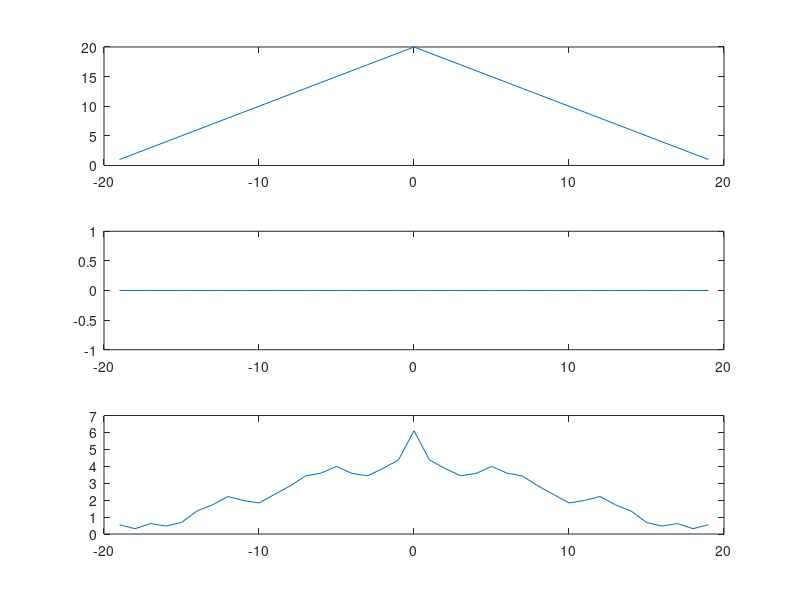

MATLAB code for this plot: (Note: this script raises an error after producing the figure.)
% test.m

% This file is use to test algorithms (functions) of all sort in Matlab
% before an implementation on an another platform. 

%% Test - Autocorrelation matlab's function
clear all
close all
clc
% Constant(s)
number_of_data_input = 20;

% Maximal
x1 = ones(number_of_data_input,1);

% Minimal
x2 = zeros(number_of_data_input,1);

% Nominal
x3 = rand(number_of_data_input,1);

% Test
R1 = xcorr(x1);
R2 = xcorr(x2);
R3 = xcorr(x3);

k = -(number_of_data_input-1):(number_of_data_input-1);

figure()
subplot(3,1,1)
plot(k , R1)
subplot(3,1,2)
plot(k , R2)
subplot(3,1,3)
plot(k , R3)

%% Test - Autocorrelation recoded
clear all
close all
clc
% Constant(s)
number_of_data_input = 20;

% Maximal
x1 = ones(1,number_of_data_input);

% Minimal
x2 = 2*ones(1,number_of_data_input-4);

% Nominal
x3 = rand(1,number_of_data_input);

% Test
R1 = correlate(x1,x1);
R2 = correlate(x2,x2);
R3 = correlate(x3,x3);


figure()
subplot(3,1,1)
plot(1:39,R1)
subplot(3,1,2)
plot(1:31,R2)
subplot(3,1,3)
plot(1:39,R3)

%% Test - Autocorrelation functions comparison (Matlab and recoded version)
clear all
close all
clc
% Constant(s)
number_of_data_input = 20;

% Maximal
x1 = ones(number_of_data_input,1);

% Minimal
x2 = zeros(number_of_data_input,1);

% Nominal
x3 = rand(number_of_data_input,1);

% Test
R1_xcorr = xcorr(x1);
R2_xcorr = xcorr(x2);
R3_xcorr = xcorr(x3);

R1_recoded = correlate(x1',x1');
R2_recoded = correlate(x2',x2');
R3_recoded = correlate(x3',x3');

k = -(number_of_data_input-1):(number_of_data_input-1);

figure()
subplot(3,1,1)
plot(k , R1_xcorr, 'r', k , R1_recoded, 'b--o')
title('Autocorrelation with constant pulse input value')
xlabel('k delay')
ylabel('Correlation')
legend('Matlab','Recoded')
subplot(3,1,2)
plot(k , R2_xcorr, 'r', k , R2_recoded, 'b--o')
title('Autocorrelation with minimal input value')
xlabel('k delay')
ylabel('Correlation')
legend('Matlab','Recoded')
subplot(3,1,3)
plot(k , R3_xcorr, 'r', k , R3_recoded, 'b--o')
title('Autocorrelation with random input values')
xlabel('k delay')
ylabel('Correlation')
legend('Matlab','Recoded')

%% Test - Autocorrelation functions comparison (Matlab and recoded-Matlab and recoded-C version)
clear all
close all
clc

formatSpec = '%f';

pre_autocorrelation_data_C_file = fopen('pre_autocorrelation_data_C.txt','r');
pre_autocorrelation_data_C = fscanf(pre_autocorrelation_data_C_file,formatSpec);

autocorrelation_results_C_file = fopen('autocorrelation_results_C.txt','r');
autocorrelation_results_C = fscanf(autocorrelation_results_C_file,formatSpec);

fclose(pre_autocorrelation_data_C_file);
fclose(autocorrelation_results_C_file);

% Number of signal data in input
number_of_data_input = length(pre_autocorrelation_data_C);

% Test
R_xcorr = xcorr(pre_autocorrelation_data_C);

R_recoded = autocorrelate(pre_autocorrelation_data_C);

R_C = autocorrelation_results_C;

k = -(number_of_data_input-1):(number_of_data_input-1);

figure()
plot(k , R_xcorr, 'r', k , R_recoded, 'b--o', k , R_C, 'g--x')
title('Autocorrelation comparison with Matlab and C algorythms')
xlabel('k delay')
ylabel('Correlation')
legend('Matlab','Recoded', 'C')